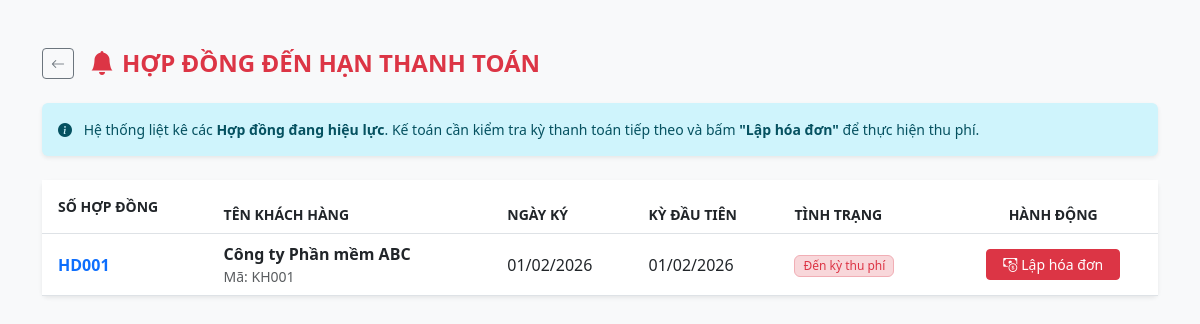
The app's page /admin/thong_bao_thanh_toan.php (signed in) with its own data.
### tables this page shows
CREATE TABLE IF NOT EXISTS HOP_DONG (
    soHopDong CHAR(15) PRIMARY KEY,
    ngayHieuLuc DATE NOT NULL,
    ngayThanhToanDauTien DATE NOT NULL,
     
    thoiGianThue INT NOT NULL CHECK (thoiGianThue >= 6),
    ngayHetHanCuoiCung DATE NOT NULL,
    maKH CHAR(10) NOT NULL,
    trangThai VARCHAR(20) DEFAULT "DangHieuLuc",
    ngayHuy DATE NULL,
    lyDoHuy VARCHAR(200) NULL,
    FOREIGN KEY (maKH) REFERENCES KHACH_HANG(maKH) ON DELETE RESTRICT ON UPDATE CASCADE
);

CREATE TABLE IF NOT EXISTS KHACH_HANG (
    maKH CHAR(10) PRIMARY KEY,
    tenKH VARCHAR(100) NOT NULL,
    diaChi VARCHAR(200) NULL,
    soDienThoai VARCHAR(15) NOT NULL,
    email VARCHAR(100) NULL,
    ngayDangKy DATE DEFAULT (CURRENT_DATE),
    tenDangNhap VARCHAR(50) UNIQUE,
    matKhau VARCHAR(255)
);

### thuvien.php (called while the page is built, shortened)
<?php
function dinhDangNgay($ngay) {
    return date('d/m/Y', strtotime($ngay));
}
function e($chuoi) {
    return htmlspecialchars($chuoi ?? '', ENT_QUOTES, 'UTF-8');
}

### admin/thong_bao_thanh_toan.php (the view, shortened to what this page needs)
<?php
require_once "../thuvien.php";
require_once "../cauhinh.php";
$sql = "SELECT h.soHopDong, h.ngayHieuLuc, h.ngayThanhToanDauTien, h.maKH, k.tenKH, h.thoiGianThue
        FROM HOP_DONG h
        JOIN KHACH_HANG k ON h.maKH = k.maKH
        WHERE h.trangThai = 'DangHieuLuc'
        ORDER BY h.ngayHieuLuc ASC";
$result = $conn->query($sql);
?>
<!DOCTYPE html>
<html lang="vi">
<head>
    <link href="https://cdn.jsdelivr.net/npm/bootstrap@5.3.0/dist/css/bootstrap.min.css" rel="stylesheet">
    <link rel="stylesheet" href="https://cdn.jsdelivr.net/npm/bootstrap-icons@1.11.0/font/bootstrap-icons.css">
</head>
<body class="bg-light">
<div class="container py-5">
    <div class="d-flex align-items-center mb-4">
        <a href="<?php echo BASE_URL; ?>/admin/index.php" class="btn btn-outline-secondary btn-sm me-3"><i class="bi bi-arrow-left"></i></a>
        <h4 class="mb-0 fw-bold text-danger"><i class="bi bi-bell-fill me-2"></i>HỢP ĐỒNG ĐẾN HẠN THANH TOÁN</h4>
    </div>
    <div class="alert alert-info border-0 shadow-sm small mb-4">
        <i class="bi bi-info-circle-fill me-2"></i>
        Hệ thống liệt kê các <strong>Hợp đồng đang hiệu lực</strong>. Kế toán cần kiểm tra kỳ thanh toán tiếp theo và bấm <strong>"Lập hóa đơn"</strong> để thực hiện thu phí.
    </div>
    <div class="card shadow-sm border-0">
        <div class="card-body p-0">
            <div class="table-responsive">
                <table class="table table-hover align-middle mb-0">
                    <thead class="bg-light">
                        <tr class="small text-uppercase fw-bold text-muted">
                            <th class="ps-3 py-3">Số Hợp Đồng</th>
                            <th>Tên Khách Hàng</th>
                            <th>Ngày Ký</th>
                            <th>Kỳ Đầu Tiên</th>
                            <th>Tình trạng</th>
                            <th class="text-center">Hành động</th>
                        </tr>
                    </thead>
                    <tbody>
                        <?php if ($result && $result->num_rows > 0): ?>
                            <?php while ($row = $result->fetch_assoc()): ?>
                                <tr>
                                    <td class="ps-3 fw-bold text-primary"><?php echo e($row['soHopDong']); ?></td>
                                    <td>
                                        <div class="fw-semibold"><?php echo e($row['tenKH']); ?></div>
                                        <div class="text-muted small">Mã: <?php echo e($row['maKH']); ?></div>
                                    </td>
                                    <td><?php echo dinhDangNgay($row['ngayHieuLuc']); ?></td>
                                    <td><?php echo dinhDangNgay($row['ngayThanhToanDauTien']); ?></td>
                                    <td>
                                        <span class="badge bg-danger-subtle text-danger border border-danger-subtle fw-normal px-2 py-1 due-badge">
                                            Đến kỳ thu phí
                                        </span>
                                    </td>
                                    <td class="text-center">
                                        <a href="<?php echo BASE_URL; ?>/admin/thanh_toan/tt_tao.php?soHopDong=<?php echo urlencode($row['soHopDong']); ?>" class="btn btn-danger btn-sm px-3">
                                            <i class="bi bi-cash-coin me-1"></i>Lập hóa đơn
                                        </a>
                                    </td>
                                </tr>
                            <?php endwhile; ?>
                        <?php endif; ?>
                    </tbody>
                </table>
            </div>
        </div>
    </div>
</div>
</body>
</html>

### admin/thong_bao_thanh_toan.php (style rules this page uses)
.due-badge { animation: pulse 2s infinite; }

### records on screen
hop_dong: soHopDong "HD001", maKH.tenKH "Công ty Phần mềm ABC", maKH "KH001", ngayHieuLuc "01/02/2026", ngayThanhToanDauTien "01/02/2026"
